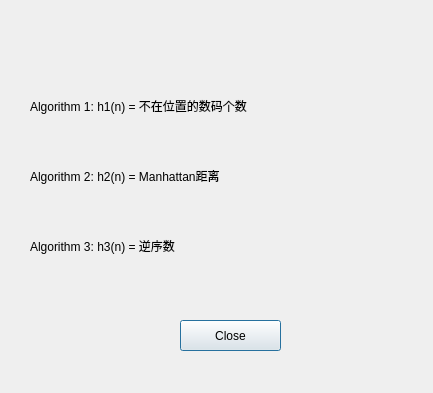
<?xml version="1.0" encoding="UTF-8"?>
<ui version="4.0">
 <class>Heuristic_function</class>
 <widget class="QDialog" name="Heuristic_function">
  <property name="geometry">
   <rect>
    <x>0</x>
    <y>0</y>
    <width>433</width>
    <height>393</height>
   </rect>
  </property>
  <property name="windowTitle">
   <string>Dialog</string>
  </property>
  <widget class="QLabel" name="label">
   <property name="geometry">
    <rect>
     <x>30</x>
     <y>80</y>
     <width>321</width>
     <height>51</height>
    </rect>
   </property>
   <property name="text">
    <string>Algorithm 1: h1(n) = 不在位置的数码个数</string>
   </property>
  </widget>
  <widget class="QLabel" name="label_2">
   <property name="geometry">
    <rect>
     <x>30</x>
     <y>150</y>
     <width>281</width>
     <height>51</height>
    </rect>
   </property>
   <property name="text">
    <string>Algorithm 2: h2(n) = Manhattan距离</string>
   </property>
  </widget>
  <widget class="QPushButton" name="close">
   <property name="geometry">
    <rect>
     <x>180</x>
     <y>320</y>
     <width>101</width>
     <height>31</height>
    </rect>
   </property>
   <property name="text">
    <string>Close</string>
   </property>
  </widget>
  <widget class="QLabel" name="label_3">
   <property name="geometry">
    <rect>
     <x>30</x>
     <y>220</y>
     <width>281</width>
     <height>51</height>
    </rect>
   </property>
   <property name="text">
    <string>Algorithm 3: h3(n) = 逆序数</string>
   </property>
  </widget>
 </widget>
 <resources/>
 <connections/>
</ui>
